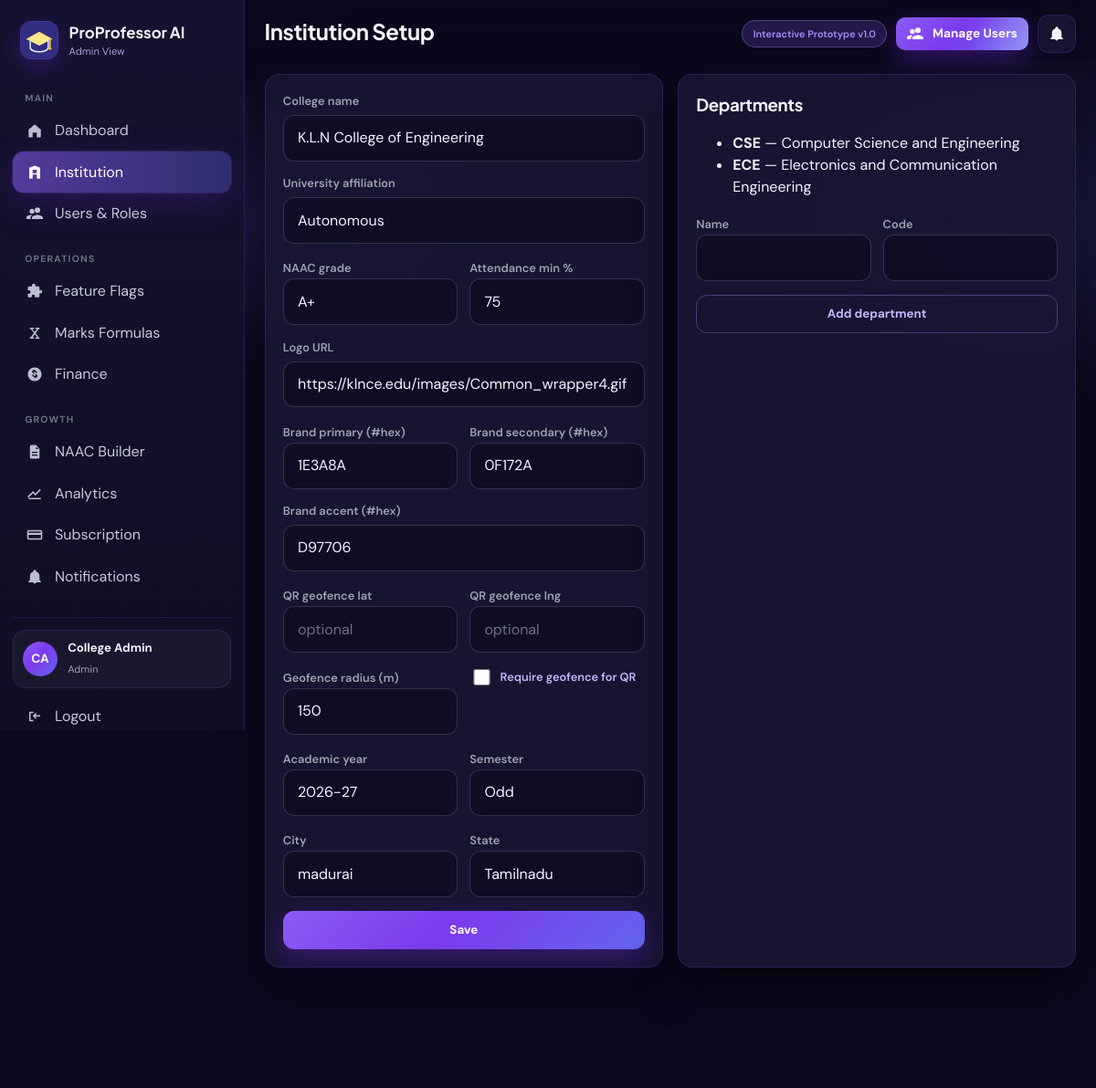
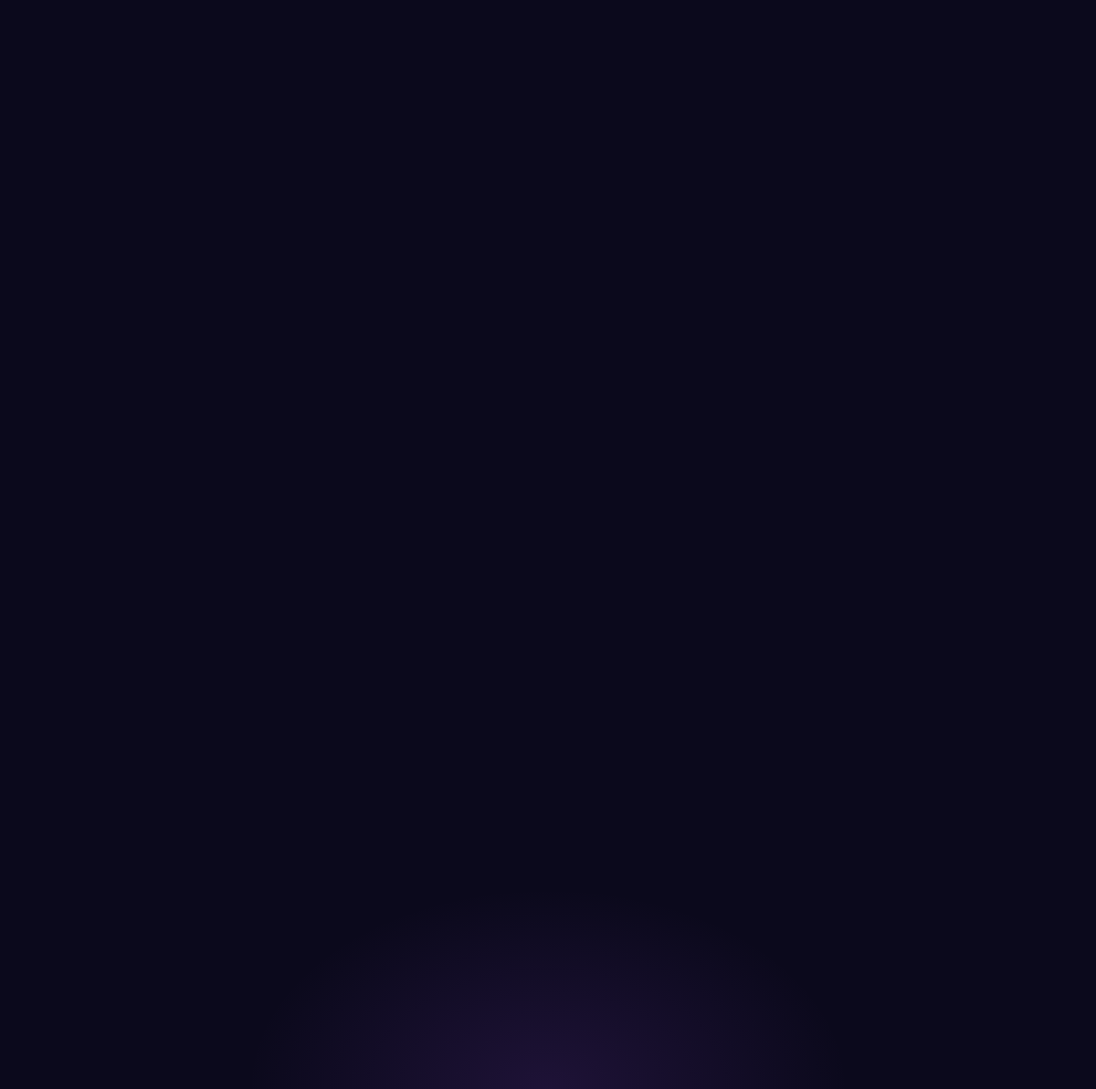
Before: /admin/institution?year=1 (signed in) with the older database file (2 pictures, top to bottom).
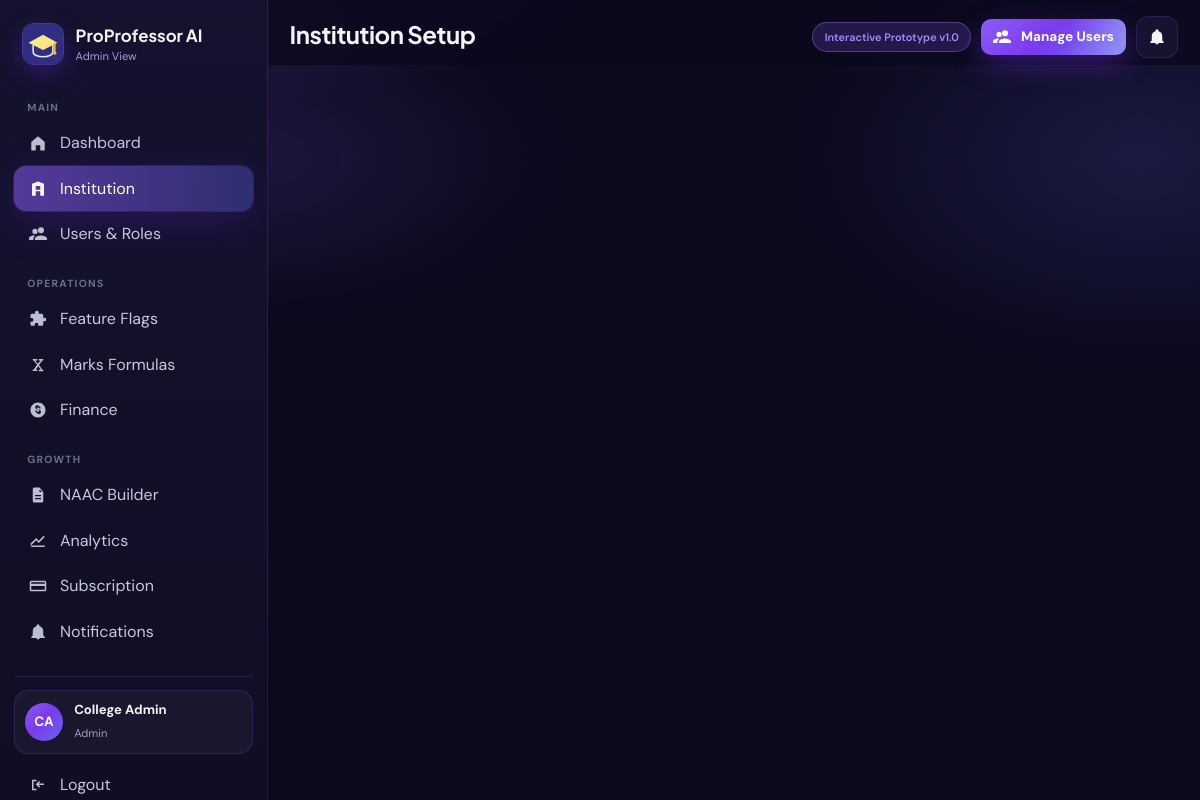
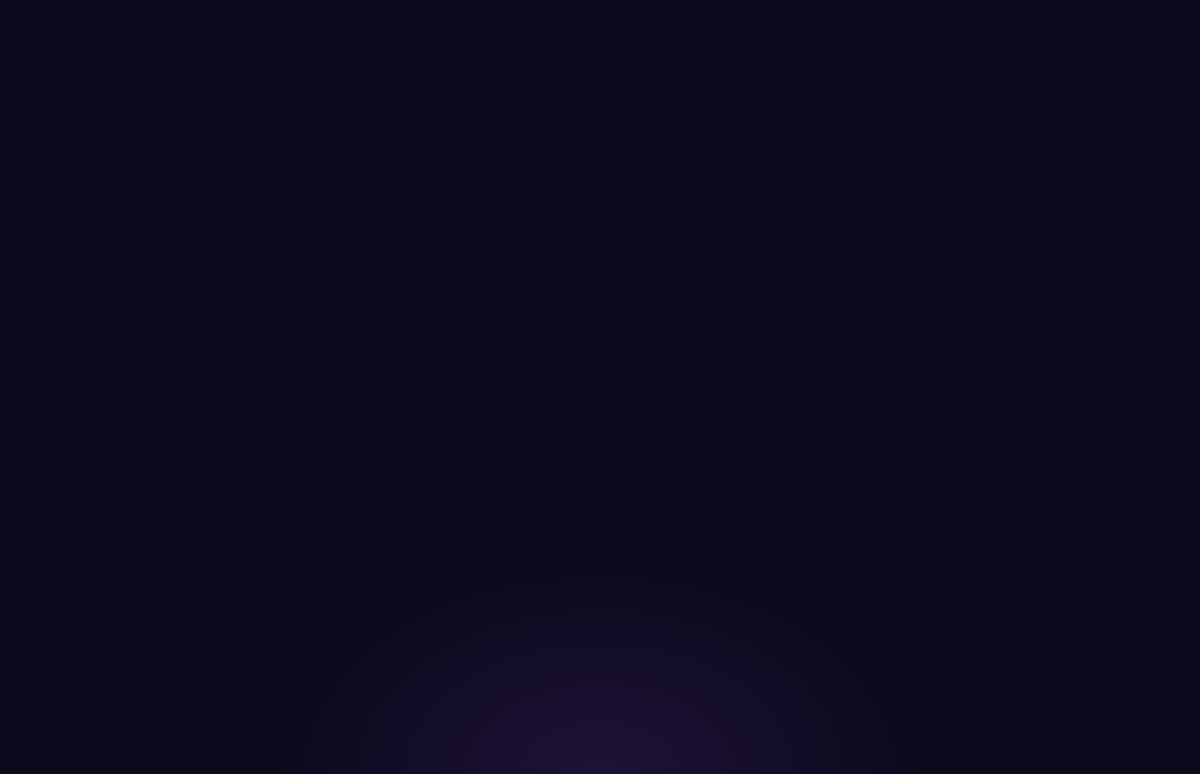
After: the same page with the newer database file (2 pictures, top to bottom).
### tables this page shows
CREATE TABLE `users` (
  `id` int(10) UNSIGNED NOT NULL,
  `institution_id` int(10) UNSIGNED NOT NULL,
  `department_id` int(10) UNSIGNED DEFAULT NULL,
  `role` enum('professor','student','hod','admin','superadmin') NOT NULL,
  `email` varchar(160) NOT NULL,
  `password_hash` varchar(255) NOT NULL,
  `full_name` varchar(160) NOT NULL,
  `employee_id` varchar(60) DEFAULT NULL,
  `register_no` varchar(60) DEFAULT NULL,
  `phone` varchar(30) DEFAULT NULL,
  `avatar_url` varchar(255) DEFAULT NULL,
  `class_id` int(10) UNSIGNED DEFAULT NULL COMMENT 'For students',
  `academic_year_level` tinyint(3) UNSIGNED DEFAULT NULL COMMENT 'Student academic year 1-4',
  `semester` varchar(40) DEFAULT NULL COMMENT 'Student Odd/Even semester',
  `designation` varchar(100) DEFAULT NULL,
  `preferences` longtext DEFAULT NULL CHECK (json_valid(`preferences`)),
  `extra` longtext DEFAULT NULL COMMENT 'Expandable user attributes' CHECK (json_valid(`extra`)),
  `is_active` tinyint(1) DEFAULT 1,
  `last_login_at` datetime DEFAULT NULL,
  `created_at` timestamp NOT NULL DEFAULT current_timestamp(),
  `updated_at` timestamp NOT NULL DEFAULT current_timestamp() ON UPDATE current_timestamp()
);

CREATE TABLE `institutions` (
  `id` int(10) UNSIGNED NOT NULL,
  `name` varchar(200) NOT NULL,
  `code` varchar(40) DEFAULT NULL,
  `affiliation_university` varchar(200) DEFAULT NULL,
  `naac_grade` varchar(20) DEFAULT NULL,
  `nba_status` varchar(40) DEFAULT NULL,
  `address` text DEFAULT NULL,
  `city` varchar(80) DEFAULT NULL,
  `state` varchar(80) DEFAULT NULL,
  `pincode` varchar(12) DEFAULT NULL,
  `phone` varchar(30) DEFAULT NULL,
  `email` varchar(120) DEFAULT NULL,
  `logo_url` varchar(255) DEFAULT NULL,
  `subscription_tier` enum('starter','professional','enterprise','trial') DEFAULT 'trial',
  `licensed_seats` int(10) UNSIGNED DEFAULT 60,
  `academic_year` varchar(20) DEFAULT NULL,
  `current_semester` varchar(40) DEFAULT NULL,
  `settings` longtext DEFAULT NULL COMMENT 'Expandable institution settings' CHECK (json_valid(`settings`)),
  `is_active` tinyint(1) DEFAULT 1,
  `created_at` timestamp NOT NULL DEFAULT current_timestamp(),
  `updated_at` timestamp NOT NULL DEFAULT current_timestamp() ON UPDATE current_timestamp()
);

CREATE TABLE `departments` (
  `id` int(10) UNSIGNED NOT NULL,
  `institution_id` int(10) UNSIGNED NOT NULL,
  `name` varchar(150) NOT NULL,
  `code` varchar(40) DEFAULT NULL,
  `hod_user_id` int(10) UNSIGNED DEFAULT NULL,
  `meta` longtext DEFAULT NULL CHECK (json_valid(`meta`)),
  `is_active` tinyint(1) DEFAULT 1,
  `created_at` timestamp NOT NULL DEFAULT current_timestamp()
);

### app/Views/admin/institution.php (the view, shortened to what the changed rows need)
<div class="grid grid-2">
  <div class="panel">
    <form method="post" action="<?= e(url('/admin/institution')) ?>" class="form-grid">
      <div class="form-row"><label>College name</label><input name="name" value="<?= e($inst['name']) ?>"></div>
      <div class="form-row"><label>University affiliation</label><input name="affiliation_university" value="<?= e((string)$inst['affiliation_university']) ?>"></div>
      <div class="form-row two">
        <div><label>NAAC grade</label><input name="naac_grade" value="<?= e((string)$inst['naac_grade']) ?>"></div>
        <div><label>Attendance min %</label><input name="attendance_min" value="<?= e((string)($settings['attendance_min'] ?? 75)) ?>"></div>
      </div>
      <div class="form-row"><label>Logo URL</label><input name="logo_url" value="<?= e((string)($inst['logo_url'] ?? '')) ?>" placeholder="https://…/logo.png"></div>
      <div class="form-row two">
        <div><label>Brand primary (#hex)</label><input name="brand_primary" value="<?= e((string)($settings['brand_primary'] ?? '1E3A8A')) ?>" placeholder="1E3A8A"></div>
        <div><label>Brand secondary (#hex)</label><input name="brand_secondary" value="<?= e((string)($settings['brand_secondary'] ?? '0F172A')) ?>" placeholder="0F172A"></div>
      </div>
      <div class="form-row"><label>Brand accent (#hex)</label><input name="brand_accent" value="<?= e((string)($settings['brand_accent'] ?? 'D97706')) ?>" placeholder="D97706"></div>
      <div class="form-row two">
        <div><label>QR geofence lat</label><input name="geofence_lat" value="<?= e((string)($settings['geofence_lat'] ?? '')) ?>" placeholder="optional"></div>
        <div><label>QR geofence lng</label><input name="geofence_lng" value="<?= e((string)($settings['geofence_lng'] ?? '')) ?>" placeholder="optional"></div>
      </div>
      <div class="form-row two">
        <div><label>Geofence radius (m)</label><input name="geofence_radius_m" value="<?= e((string)($settings['geofence_radius_m'] ?? '150')) ?>"></div>
        <div><label><input type="checkbox" name="geofence_required_for_qr" value="1" <?= !empty($settings['geofence_required_for_qr']) ? 'checked' : '' ?>> Require geofence for QR</label></div>
      </div>
      <div class="form-row two">
        <div><label>Academic year</label><input name="academic_year" value="<?= e((string)$inst['academic_year']) ?>"></div>
        <div><label>Semester</label><input name="current_semester" value="<?= e((string)$inst['current_semester']) ?>"></div>
      </div>
      <div class="form-row two">
        <div><label>City</label><input name="city" value="<?= e((string)$inst['city']) ?>"></div>
        <div><label>State</label><input name="state" value="<?= e((string)$inst['state']) ?>"></div>
      </div>
      <button class="btn btn-primary" type="submit">Save</button>
    </form>
  </div>
  <div class="panel">
    <h3>Departments</h3>
    <ul><?php foreach ($depts as $d): ?><li><strong><?= e($d['code']) ?></strong> — <?= e($d['name']) ?></li><?php endforeach; ?></ul>
    <form method="post" action="<?= e(url('/admin/institution')) ?>" class="form-grid" style="margin-top:1rem">
      <div class="form-row two">
        <div><label>Name</label><input name="dept_name" required></div>
        <div><label>Code</label><input name="dept_code" required></div>
      </div>
      <button class="btn btn-ghost" type="submit">Add department</button>
    </form>
  </div>
</div>

### app/Core/Router.php (shortened to what the changed rows need)
<?php
final class Router
{
    private array $routes = [];
    public function add(string $method, string $pattern, $handler): void
    {
        $this->routes[] = [
            'method' => strtoupper($method),
            'pattern' => $pattern,
            'handler' => $handler,
        ];
    }
    public function dispatch(string $method, string $uri): void
    {
        $path = parse_url($uri, PHP_URL_PATH) ?: '/';
        $base = app_base_path();
        $path = '/' . trim($path, '/');
        if ($path !== '/') {
            $path = rtrim($path, '/');
        }
        foreach ($this->routes as $route) {
            if ($route['method'] !== strtoupper($method)) {
                continue;
            }
            $regex = preg_replace('#\{([a-zA-Z_]+)\}#', '(?P<$1>[^/]+)', $route['pattern']);
            $regex = '#^' . $regex . '$#';
            if (!preg_match($regex, $path, $matches)) {
                continue;
            }
            $params = array_filter(
                $matches,
                static fn($k) => !is_int($k),
                ARRAY_FILTER_USE_KEY
            );
            $this->invoke($route['handler'], $params);
            return;
        }
    }
    private function invoke($handler, array $params): void
    {
        if (is_array($handler) && is_string($handler[0])) {
            $controller = new $handler[0]();
            $method = $handler[1];
            $controller->$method(...array_values($params));
            return;
        }
    }
}

### app/Views/layouts/app.php (shortened to what the changed rows need)
<?php
$user = \Auth::user();
$role = $user['role'] ?? '';
$groups = NavService::grouped($role);
$unread = $user ? unread_notifications_count((int)$user['id']) : 0;
$title = $title ?? 'ProProfessor AI';
$active = $active ?? '';
$first = trim((string)($user['full_name'] ?? 'U'));
$parts = preg_split('/\s+/', $first) ?: ['U'];
$initials = strtoupper(mb_substr($parts[0], 0, 1) . mb_substr($parts[count($parts) - 1] ?? '', 0, 1));
$notifPath = match ($role) {
    'student' => '/student/notifications',
    'hod' => '/hod/notifications',
    'admin', 'superadmin' => '/admin/notifications',
    default => '/professor/notifications',
};
$cta = match ($role) {
    'professor' => ['href' => '/professor/generate-plan', 'label' => 'Generate Course Plan', 'icon' => 'spark'],
    'hod' => ['href' => '/hod/approvals', 'label' => 'Review Approvals', 'icon' => 'check'],
    'admin', 'superadmin' => ['href' => '/admin/users', 'label' => 'Manage Users', 'icon' => 'users'],
    default => null,
};
?>
<!DOCTYPE html>
<html lang="en">
<head>
  <link rel="stylesheet" href="<?= e(asset('css/app.css')) ?>">
</head>
<body class="app-body" data-effects="on">
<div class="page-glow" aria-hidden="true"></div>
<div class="app-shell">
  <aside class="sidebar" id="sidebar">
    <div class="brand">
      <img class="brand-logo" src="<?= e(asset('img/logo.svg')) ?>" width="42" height="42" alt="ProProfessor AI">
      <div>
        <div class="brand-name">ProProfessor AI</div>
        <div class="brand-sub"><?= e(NavService::roleLabel($role)) ?></div>
      </div>
      <button class="icon-btn sidebar-close" id="sidebarClose" type="button" aria-label="Close menu"><?= icon('close') ?></button>
    </div>
    <nav class="side-nav">
      <?php foreach ($groups as $group): ?>
        <?php
          $navItems = [];
          foreach ($group['items'] as $item) {
              $navItems[] = $item;
          }
        ?>
        <div class="nav-group">
          <div class="nav-group-label"><?= e($group['label']) ?></div>
          <?php foreach ($navItems as $item): ?>
            <a class="nav-link <?= $active === $item['key'] ? 'active' : '' ?>" href="<?= e(url($item['href'])) ?>">
              <span class="nav-ico"><?= icon($item['icon'] ?? 'spark', 'icon') ?></span>
              <span><?= e($item['label']) ?></span>
            </a>
          <?php endforeach; ?>
        </div>
      <?php endforeach; ?>
    </nav>
    <div class="side-foot">
      <div class="side-user">
        <div class="avatar"><?= e($initials) ?></div>
        <div>
          <strong><?= e($user['full_name'] ?? '') ?></strong>
          <small><?= e(ucfirst($role)) ?></small>
        </div>
      </div>
      <a class="nav-link" href="<?= e(url('/logout')) ?>"><span class="nav-ico"><?= icon('logout') ?></span> <span>Logout</span></a>
    </div>
  </aside>
  <div class="main">
    <header class="topbar">
      <div class="topbar-title">
        <h1><?= e($title) ?></h1>
      </div>
      <div class="topbar-actions">
        <span class="proto-badge">Interactive Prototype v1.0</span>
        <?php if ($cta): ?>
          <a class="btn btn-primary btn-sm btn-shine topbar-cta" href="<?= e(url($cta['href'])) ?>"><?= icon($cta['icon']) ?> <?= e($cta['label']) ?></a>
        <?php endif; ?>
        <a class="icon-btn" href="<?= e(url($notifPath)) ?>" title="Notifications">
          <?= icon('bell') ?><?php if ($unread): ?><span class="dot"><?= (int)$unread ?></span><?php endif; ?>
        </a>
      </div>
    </header>
    <main class="content" id="pageContent">
      <?php $content(); ?>
    </main>
  </div>
</div>
</body>
</html>

### includes/Icons.php (shortened to what the changed rows need)
<?php
final class Icons
{
    public static function svg(string $name, string $class = 'icon'): string
    {
        $path = self::$paths[$name] ?? self::$paths['spark'];
        return '<svg class="' . htmlspecialchars($class, ENT_QUOTES) . '" viewBox="0 0 24 24" width="20" height="20" aria-hidden="true" fill="currentColor">' . $path . '</svg>';
    }
}

Changed rows visible on the page:
no longer on this page (row unchanged): institutions: name "K.L.N College of Engineering", affiliation_university "Autonomous", naac_grade "A+", logo_url "https://klnce.edu/images/Common_wrapper4.gif", academic_year "2026-27", current_semester "Odd", city "madurai", state "Tamilnadu"
removed departments: code "CSE", name "Computer Science and Engineering"
removed departments: code "ECE", name "Electronics and Communication Engineering"
Other visible differences:
list line gone: "College name University affiliation NAAC grade Attendance min % 75 Logo URL Brand primary (#hex) 1E3A8A Brand secondary (#hex) 0F172A Brand accent (#hex) D97706 QR geofence lat  QR geofence lng  Geofence radius (m) 150 ☐ Require geofence for QR Academic year Semester City State Save Departments Name  Code  Add department"
